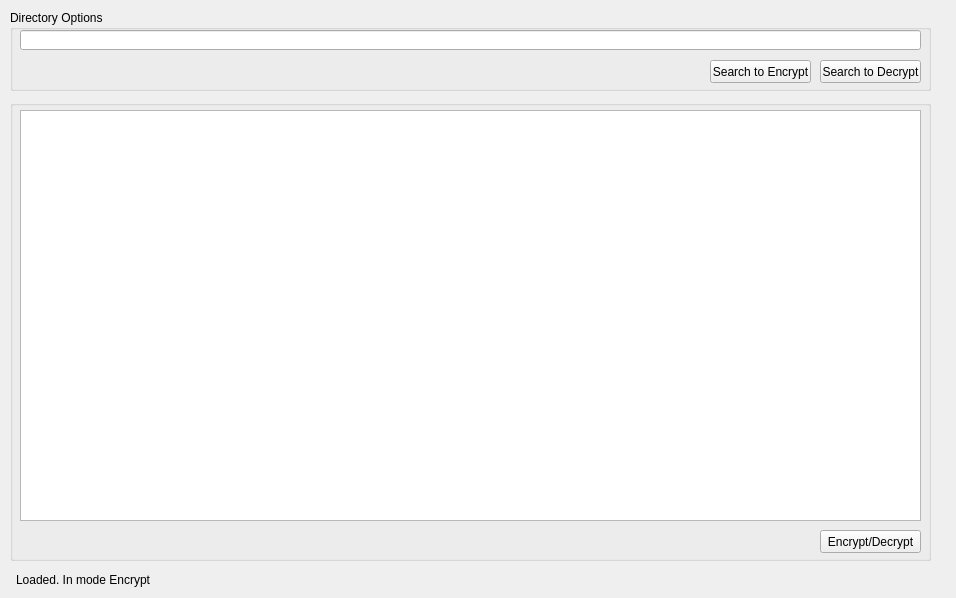
<?xml version="1.0" encoding="UTF-8"?>
<ui version="4.0">
 <class>Widget</class>
 <widget class="QWidget" name="Widget">
  <property name="geometry">
   <rect>
    <x>0</x>
    <y>0</y>
    <width>956</width>
    <height>598</height>
   </rect>
  </property>
  <property name="windowTitle">
   <string>Widget</string>
  </property>
  <widget class="QGroupBox" name="groupBox">
   <property name="geometry">
    <rect>
     <x>10</x>
     <y>10</y>
     <width>921</width>
     <height>81</height>
    </rect>
   </property>
   <property name="title">
    <string>Directory Options</string>
   </property>
   <widget class="QPushButton" name="btnEncryptSearch">
    <property name="geometry">
     <rect>
      <x>700</x>
      <y>50</y>
      <width>101</width>
      <height>23</height>
     </rect>
    </property>
    <property name="text">
     <string>Search to Encrypt</string>
    </property>
   </widget>
   <widget class="QLineEdit" name="lineEdit">
    <property name="geometry">
     <rect>
      <x>10</x>
      <y>20</y>
      <width>901</width>
      <height>20</height>
     </rect>
    </property>
   </widget>
   <widget class="QPushButton" name="btnDecryptSearch">
    <property name="geometry">
     <rect>
      <x>810</x>
      <y>50</y>
      <width>101</width>
      <height>23</height>
     </rect>
    </property>
    <property name="text">
     <string>Search to Decrypt</string>
    </property>
   </widget>
  </widget>
  <widget class="QGroupBox" name="groupBox_2">
   <property name="geometry">
    <rect>
     <x>10</x>
     <y>100</y>
     <width>921</width>
     <height>461</height>
    </rect>
   </property>
   <property name="title">
    <string/>
   </property>
   <widget class="QListWidget" name="listWidget">
    <property name="geometry">
     <rect>
      <x>10</x>
      <y>10</y>
      <width>901</width>
      <height>411</height>
     </rect>
    </property>
   </widget>
   <widget class="QPushButton" name="encryptDecryptButton">
    <property name="geometry">
     <rect>
      <x>810</x>
      <y>430</y>
      <width>101</width>
      <height>23</height>
     </rect>
    </property>
    <property name="text">
     <string>Encrypt/Decrypt</string>
    </property>
   </widget>
  </widget>
  <widget class="QLabel" name="lblStatus">
   <property name="geometry">
    <rect>
     <x>16</x>
     <y>570</y>
     <width>911</width>
     <height>20</height>
    </rect>
   </property>
   <property name="text">
    <string>Loaded. In mode Encrypt</string>
   </property>
  </widget>
 </widget>
 <layoutdefault spacing="6" margin="11"/>
 <resources/>
 <connections/>
</ui>
